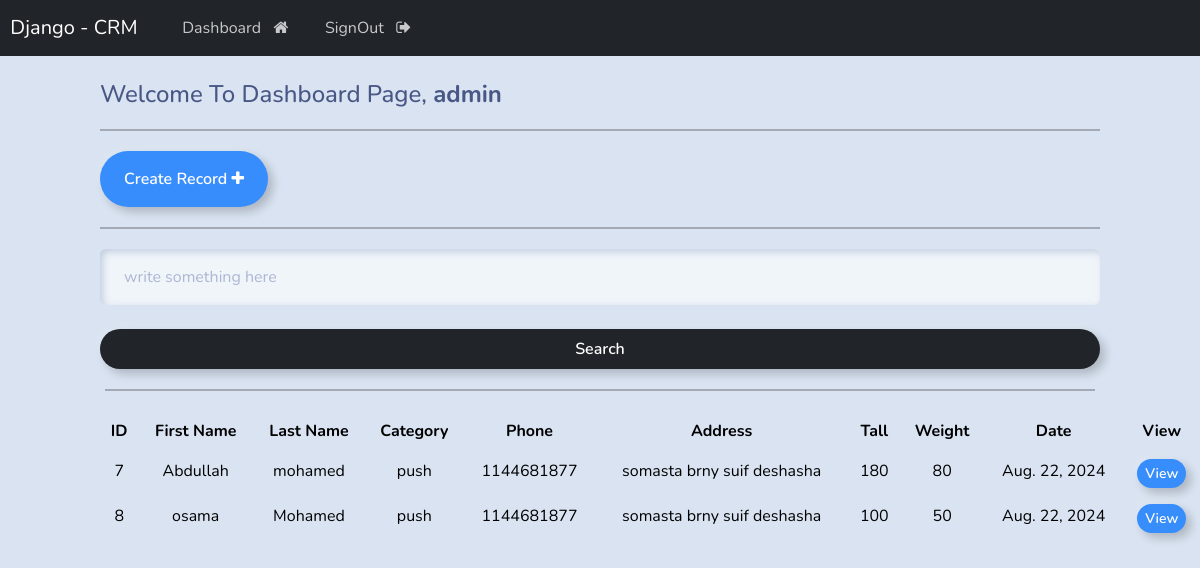
The app's page /dashboard/ (signed in) with its own data.
### webapp/models.py (models this page shows, shortened)
class Record(models.Model):
    first_name = models.CharField(max_length=150)
    last_name = models.CharField(max_length=150)
    category = models.ForeignKey(Category,on_delete=models.CASCADE)
    phone = models.IntegerField()
    tall = models.IntegerField()
    weight = models.IntegerField()
    address = models.CharField(max_length=500)
    created_at = models.DateField(auto_now_add=True)

class Category(models.Model):
    name = models.CharField(max_length=250)
    create_at = models.DateTimeField(auto_now_add=True)
    def __str__(self):
        return self.name

### webapp/views.py (the view)
# urls.py: path('dashboard/',views.dashboard,name='dashboard'),
@login_required(login_url='login')
def dashboard(request):
    records = Record.objects.all()
    return render(request,'web/dashboard.html',context={'records':records})

### templates/web/dashboard.html (shortened to what this page needs)
{% extends 'base.html' %}
{% block content %}
<h4 style="padding-left: 100px;">Welcome To Dashboard Page, <b>{{user}}</b></h4>
<hr style="border: 1px solid #000; margin: 20px 100px;">
<div style="padding-left: 100px;">
    <a href="{% url 'createrecord' %}" class = "btn btn-outline-primary">Create Record <i class="fa fa-plus" aria-hidden="true"></i></a>
</div>
<hr style="border: 1px solid #000; margin: 20px 100px;">
<div class="text-center" style="margin: 0px 100px;">
<form action="{% url 'search' %}" method="GET">
  <input type="search" name="query" placeholder="write something here" class="form-control mr-sm-2">
  <button type="submit" class="btn btn-outline-dark w-100 btn-block p-2">Search</button>
</form>
<hr style="border: 1px solid #000; margin: 20px 5px;">
</div>
<div class="text-center" style="padding-left: 100px;">
    <table class="table">
        <thead class="thead-dark">
          <tr>
            <th scope="col">ID</th>
            <th scope="col">First Name</th>
            <th scope="col">Last Name</th>
            <th scope="col">Category</th>
            <th scope="col">Phone</th>
            <th scope="col">Address</th>
            <th scope="col">Tall</th>
            <th scope="col">Weight</th>
            <th scope="col">Date</th>
            <th scope="col">View</th>
          </tr>
        </thead>
        <tbody>
          {% if records %}
            {% for record in records %}
          <tr>
            <td>{{record.id}}</td>
            <td>{{record.first_name}}</td>
            <td>{{record.last_name}}</td>
            <td>{{record.category}}</td>
            <td>{{record.phone}}</td>
            <td>{{record.address}}</td>
            <td>{{record.tall}}</td>
            <td>{{record.weight}}</td>
            <td>{{record.created_at}}</td>
            <td><a href="{% url 'view_record' record.id %}" class="btn btn-outline-primary btn-sm">View</a></td>
          </tr>
          {% endfor %}
          {% endif%}
        </tbody>
      </table>
</div>
{% endblock %}

### templates/base.html (shortened to what this page needs)
{% load static %}
<!DOCTYPE html>
<html lang="en">
<head>
    <link rel="stylesheet" href="https://bootswatch.com/5/morph/bootstrap.min.css">
    <link rel="stylesheet" href="https://cdnjs.cloudflare.com/ajax/libs/font-awesome/4.7.0/css/font-awesome.min.css">
</head>
<body>
    {% include 'parts/navbar.html'%}
    {% block content %}
    {% endblock %}
</body>
</html>

### templates/parts/navbar.html (shortened to what this page needs)
<nav class="navbar navbar-expand-lg navbar-dark bg-dark justify-content-center">
    <a class="navbar-brand main-heading" href="{%  url 'home' %}">
      &nbsp; Django - CRM
    </a>
      <div class="collapse navbar-collapse text-center" id="navbarNavDropdown">
        <ul class="navbar-nav mr-auto">
          {% if user.is_authenticated %}
            <li class="nav-item">
              <a class="nav-link" href="{% url 'dashboard' %}">Dashboard &nbsp; <i class="fa fa-home" aria-hidden="true"></i> </a>
            </li>
            <li class="nav-item">
              <a class="nav-link" href="{% url 'logout' %}">SignOut &nbsp; <i class="fa fa-sign-out" aria-hidden="true"></i> </a>
            </li>
            {% endif %}
        </ul>
      </div>
  </nav>

### records on screen
Record: id "7", first_name "Abdullah", last_name "mohamed", category "push", phone "1144681877", address "somasta brny suif deshasha", tall "180", weight "80", created_at "Aug. 22, 2024"
Record: id "8", first_name "osama", last_name "Mohamed", category "push", phone "1144681877", address "somasta brny suif deshasha", tall "100", weight "50", created_at "Aug. 22, 2024"

### other values on screen
{{ user }} "admin"
